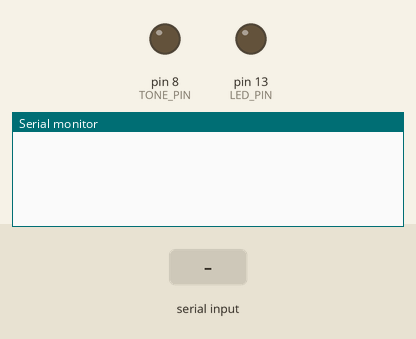
Simulated run of this sketch. Board: Arduino Uno, built with avr-gcc and run on an emulated ATmega328P. Parts: output pins drawn as LEDs (lit = HIGH), the last lines printed to the serial monitor. The test bench sets the inputs (shaded band).

Above: at 1.2 s.
1.3 s: byte 30 received over Serial
At 2.1 s:
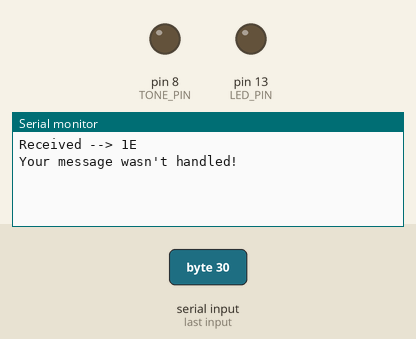
2.8 s: byte 90 received over Serial
At 3.3 s:
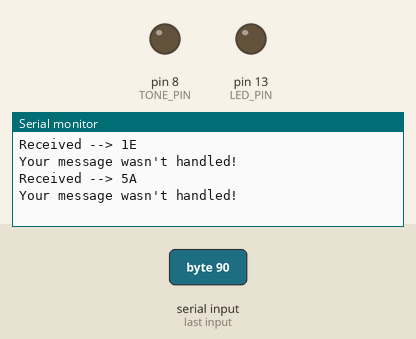
4.3 s: byte 120 received over Serial
At 5.8 s:
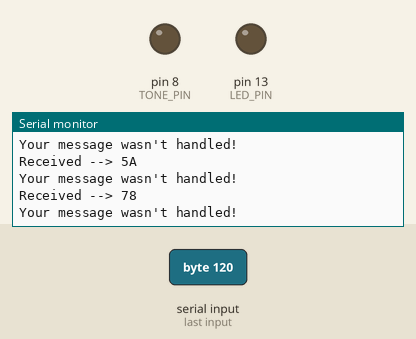

Measured:
- after the input at 1.3 s, the serial monitor: prints a new line at once (image 1)
- after the input at 2.8 s, the serial monitor: prints a new line at once (image 2)
- after the input at 4.3 s, the serial monitor: prints a new line at once (image 3)

The sketch:

simple_bit_based_com.ino
```cpp
#define COMMAND_ID_LED 0x10
#define COMMAND_ID_TONE 0x20

#define PAYLOAD_LED_OFF 0x00
#define PAYLOAD_LED_ON 0x01

#define TONE_PIN 8
#define LED_PIN 13

bool lastByteWasToneCommand = false;
uint16_t toneFrequency = 0x0000;  // 16 bits

void setup() {
  Serial.begin(9600);
  pinMode(LED_PIN, OUTPUT);
  pinMode(TONE_PIN, OUTPUT);
}

void loop() {
  delay(10);
}

void serialEvent() {
  while (Serial.available()) {
    byte inByte = Serial.read();
    Serial.print("Received --> ");
    Serial.println(inByte, HEX);
    if (lastByteWasToneCommand) {
      toneFrequency = toneFrequency << 8 | inByte;
      tone(TONE_PIN, toneFrequency, 100);
      Serial.print("Playing tone ");
      Serial.println(toneFrequency);
      lastByteWasToneCommand = false;
      return;
    }
    if ((inByte & 0xF0) == COMMAND_ID_LED) {
      if ((inByte & 0x0F) == PAYLOAD_LED_OFF) {
        digitalWrite(LED_PIN, LOW);
        Serial.println("LED OFF");
        return;
      }
      if ((inByte & 0x0F) == PAYLOAD_LED_ON) {
        digitalWrite(LED_PIN, HIGH);
        Serial.println("LED ON");
        return;
      }
    }
    if ((inByte & 0xF0) == COMMAND_ID_TONE) {
      toneFrequency = inByte & 0x0F; // Keep only the bottom 4 bits
      lastByteWasToneCommand = true;
      return;
    }
    Serial.println("Your message wasn't handled!");
  }
}
```
